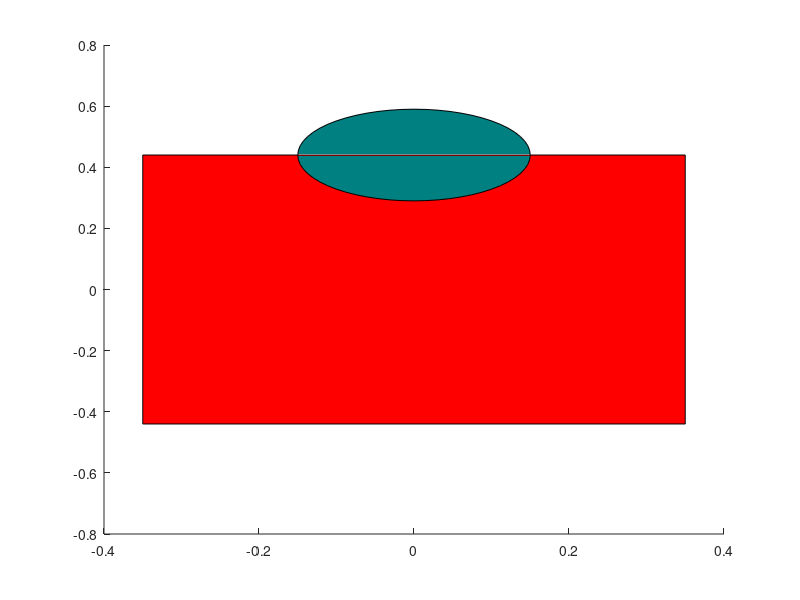

Reproduce this figure in MATLAB.
% robot_init_15.m
% 2015 Robot Model Init
%
% Created August 1, 2015 - Andrew Gurik & Chris Gerth
% 

% robot config
% this is only set up for tank drive
%
% Basic robot model:
%
%             FRONT
%         |-------------|  <
%         |             |   |
%         |             |   | half height     
%         |  ^       ^  |   |      
%         |  |   O   |  |  <      
%         | LDM     RDM |         
%         |             |  
%         |             |  
%         |-------------| 
%
%                 ^--^
%                 motor width
% 
%                 ^-----^
%                 half width
%             
%                 ^ +X direction
%                 |
%              <--+
%              +Y Direction
%             
%             
%         
robot_config = ...
struct  (
        %Drivetrain config
        'gear_ratio',           [1/8, 1/12],...     % gear ratio of the drivetrain [low, high]
        'encoder_ratio',        [1/8, 1/12],...     % ratio of the gearbox from the motor to the encoder [low, high]
        'wheel_diameter',       6 * 0.0254,...      % drive wheel diameter (meters)
        'drive_motors_per_side', 3,...              % number of motors per side of drivetrain
        'motor_width',          0.3,...             % distance from robot center to left/right drive wheel sets (m)
        %Wheel-floor interactions
        'coef_fric_kin_wheel_floor_net',   200,...  % net kinetic frictional coefficent for side-to-side motion against wheel's rotational axis
        %Robot-wall interactions
        'bumper_p_absorption_factor',      0.5,...  % How much of the momentum is absorbed by the bumpers in a wall-robot impact? (0 = none, 1 = all)
        %Overall physical characteristics
        'weight',               130,...             % robot weight (pounds)
        'half_width',           0.35,...            % distance from robot center to left/right bumpers (m)
        'half_length',          0.44,...            % distance from robot center to front/back bumpers (m)
        %Mechanism config
        'mechanism_motors',     0,...               % total number of mechanism motors
        %Electrical constraints                     
        'battery_capacity',     18,...              %Energy storage of main battery in Amp-Hours
        'battery_nominal_voltage', 12,...           %Battery nominal voltage. Usually 12, but can go lower to simulate dead battery behavior
        'battery_internal_resistance', 0.012,...    %Battery internal resistance. This is what causes battery voltage to drop under load.
        'nominal_current_draw', 0.5,...             %Background average current draw of roboRIO, cooling fans, lights, etc.
        'scratch',              0
        );
		
robot_state = ...
struct  (
        %Macro linear motion 
        'linear_accel_x',            0,... % acceleration of the robot in the x direction (m/s)
		'linear_accel_y',            0,... % acceleration of the robot in the y direction (m/s)
        'linear_accel_x_prev',       0,... % acceleration of the robot in the x direction (m/s) from the previous loop
		'linear_accel_y_prev',       0,... % acceleration of the robot in the y direction (m/s) from the previous loop
        'linear_vel_x',              0,... % velocity of the robot in the x direction (m/s)
		'linear_vel_y',              0,... % velocity of the robot in the y direction (m/s)
        'linear_vel_x_prev',         0,... % velocity of the robot in the x direction (m/s) from the previous loop
		'linear_vel_y_prev',         0,... % velocity of the robot in the y direction (m/s) from the previous loop
		'pos_x',                     0,... % position of the robot center point in x (m)
		'pos_y',                     0,... % position of the robot center point in y (m)
        'pos_x_prev',                0,... % position of the robot center point in x (m) from the previous loop
		'pos_y_prev',                0,... % position of the robot center point in y (m) from the previous loop
        %Macro rotational motion
        'rotational_accel',          0,... % rotational acceleration about the Z axis (radians/s)/s
        'rotational_accel_prev',     0,... % rotation acceleration about the Z axis (radians/s)/s
        'rotational_vel',            0,... % rotation velocity about the Z axis (radians/s)
        'rotational_vel_prev',       0,... % rotation velocity about the Z axis (radians/s)
        'rotation',                  0,... % rotation about the Z axis (radians)
        'rotation_prev',             0,... % rotation about the Z axis (radians)
        %Electrical
        'battery_charge', robot_config.battery_capacity,... % current charge of battery (Amp Hours)
        'supply_voltage', robot_config.battery_nominal_voltage,... %system voltage available to all components (V)
        'current_draw',              0,... % Total current draw from the battery (A)
        'scratch',                   0
        );
        
%Physical properties of the robot which are derived from other constants
%Reason for this is to do the calcultion once and speed up the runtime loop
robot_calc_config = ...
struct  (
        %Drivetrain config
        'torque_ratio',           robot_config.gear_ratio.^-1,...      % Torque ratio of motor to wheels. 
        'wheel_circumference',    robot_config.wheel_diameter*pi,...   % drive wheel circumference (meters)
        'mass_kg',                0.453592*robot_config.weight,...     % mass of robot in kg. 
        'moment_of_inertia',     (1/12 * 0.453592*robot_config.weight * ((0.9*robot_config.half_length*2)^2 + (robot_config.motor_width*2)^2)),... %Wacked-up model of robot as a rectangular prisim for rotational inerita purposes
        'scratch',              0
        );

% motor workspace
for ii = 1:2+robot_config.mechanism_motors %Left and right drive motors, plus mechanism motors
	motor(ii) = ...
	struct  (
			'speed',        0,...   % motor speed in rad/s
			'torque',       0,...   % motor torque in Nm
			'voltage',      0,...   % motor voltage in Volts
			'current',      0,...   % motor current draw in Amps
			'scratch',      0
			);
end

%% Initialize Robot Drawing
figure(1);
% draw Robot

%calculate robot drawing verticies
robot_TL_vertex = [robot_state.pos_x, robot_state.pos_y] + [-robot_config.half_width * cos(robot_state.rotation) +  -robot_config.half_length * sin(robot_state.rotation),   robot_config.half_length * cos(robot_state.rotation) + -robot_config.half_width * sin(robot_state.rotation)];
robot_TR_vertex = [robot_state.pos_x, robot_state.pos_y] + [ robot_config.half_width * cos(robot_state.rotation) +  -robot_config.half_length * sin(robot_state.rotation),   robot_config.half_length * cos(robot_state.rotation) +  robot_config.half_width * sin(robot_state.rotation)];
robot_BR_vertex = [robot_state.pos_x, robot_state.pos_y] + [ robot_config.half_width * cos(robot_state.rotation) +   robot_config.half_length * sin(robot_state.rotation),  -robot_config.half_length * cos(robot_state.rotation) +  robot_config.half_width * sin(robot_state.rotation)];
robot_BL_vertex = [robot_state.pos_x, robot_state.pos_y] + [-robot_config.half_width * cos(robot_state.rotation) +   robot_config.half_length * sin(robot_state.rotation),  -robot_config.half_length * cos(robot_state.rotation) + -robot_config.half_width * sin(robot_state.rotation)];
%Calculate a front-of-robot marker location
marker_coords = (robot_TL_vertex + robot_TR_vertex) ./ 2;
marker_radius = 0.3;
%create robot patch drawing object
robot_obj_handle= patch( [ robot_TL_vertex(1) robot_TR_vertex(1) robot_BR_vertex(1) robot_BL_vertex(1) ],[ robot_TL_vertex(2) robot_TR_vertex(2) robot_BR_vertex(2) robot_BL_vertex(2) ], 'r');
%Create marker object
robot_front_marker = rectangle("Position",[marker_coords(1)-marker_radius/2, marker_coords(2)-marker_radius/2,marker_radius,marker_radius], "Curvature", [1 1], "FaceColor",[0 .5 .5]);
